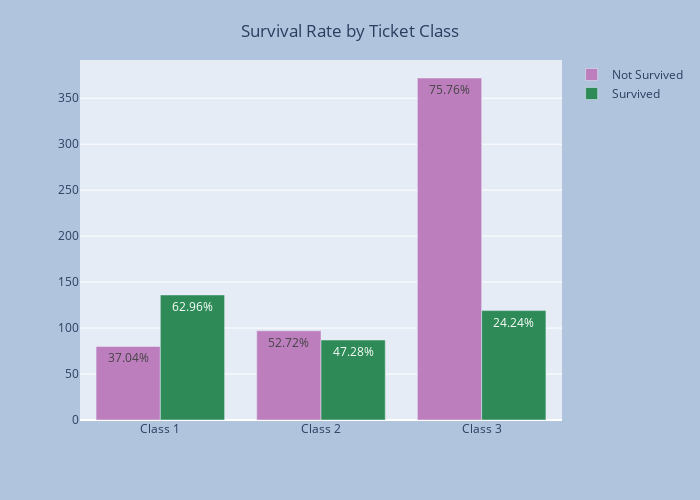

Here is the notebook cell this chart was saved with:
### Markdown cell above
#### 1. Explore feature 'Pclass'

### Code cell
df_pclass = df_train.groupby(['Pclass', 'Survived']).size().reset_index()
df_pclass.rename(columns={0: 'Count'}, inplace=True)
df_pclass['Percentage'] = df_train.groupby(['Pclass', 'Survived']).size().groupby(level=0).apply(lambda x: 100 * x / float(x.sum())).values
df_pclass['PclassLabel'] = np.where(df_pclass['Pclass'] == 1, 'Class 1', np.where(df_pclass['Pclass'] == 2, 'Class 2', 'Class 3'))
df_pclass['SurvivedLabel'] = np.where(df_pclass['Survived'] == 0, 'Not Survived', 'Survived')

fig = px.bar(df_pclass, x = 'PclassLabel', y = ['Count'], color='SurvivedLabel', 
             text = df_pclass['Percentage'].apply(lambda x: '{0:1.2f}%'.format(x)), barmode='group',
             color_discrete_sequence=["#bd7ebe", "seagreen"],)
fig.update_layout(title={
                    'text': "Survival Rate by Ticket Class",
                    'y':0.95,
                    'x':0.5,
                    'xanchor': 'center',
                    'yanchor': 'top'}, 
                legend_title_text='',
                barmode='group',
                autosize=False,
                width=700,
                height=500,
                paper_bgcolor="LightSteelBlue",
                xaxis_title="",
                yaxis_title="")
fig.show()

### Figure 1 — Plotly figure (JSON) as saved in the notebook; plotly's stock layout.template omitted (floating-point values rounded to 4 significant figures)
{"data": [{"alignmentgroup": "True", "hovertemplate": "SurvivedLabel=Not Survived<br>PclassLabel=%{x}<br>value=%{y}<br>text=%{text}<extra></extra>", "legendgroup": "Not Survived", "marker": {"color": "#bd7ebe", "pattern": {"shape": ""}}, "name": "Not Survived", "offsetgroup": "Not Survived", "orientation": "v", "showlegend": true, "text": ["37.04%", "52.72%", "75.76%"], "textposition": "auto", "type": "bar", "x": ["Class 1", "Class 2", "Class 3"], "xaxis": "x", "y": [80, 97, 372], "yaxis": "y"}, {"alignmentgroup": "True", "hovertemplate": "SurvivedLabel=Survived<br>PclassLabel=%{x}<br>value=%{y}<br>text=%{text}<extra></extra>", "legendgroup": "Survived", "marker": {"color": "seagreen", "pattern": {"shape": ""}}, "name": "Survived", "offsetgroup": "Survived", "orientation": "v", "showlegend": true, "text": ["62.96%", "47.28%", "24.24%"], "textposition": "auto", "type": "bar", "x": ["Class 1", "Class 2", "Class 3"], "xaxis": "x", "y": [136, 87, 119], "yaxis": "y"}], "layout": {"autosize": false, "barmode": "group", "height": 500, "legend": {"title": {"text": ""}, "tracegroupgap": 0}, "margin": {"t": 60}, "paper_bgcolor": "LightSteelBlue", "title": {"text": "Survival Rate by Ticket Class", "x": 0.5, "xanchor": "center", "y": 0.95, "yanchor": "top"}, "width": 700, "xaxis": {"anchor": "y", "domain": [0, 1], "title": {"text": ""}}, "yaxis": {"anchor": "x", "domain": [0, 1], "title": {"text": ""}}}}
